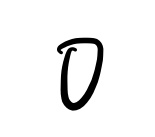
#> input picture dataset/0/16457.jpg, 155 x 137 px; its folder holds only this picture in this run
$ python mathvision.py
#> lines starting #> are read from the running program, lines starting #| are printed output that depends on the picture
# python 3.7
# Scikit-learn ver. 0.23.2
from sklearn.linear_model import LogisticRegression, SGDClassifier
from sklearn.ensemble import RandomForestClassifier
from sklearn.model_selection import train_test_split
from sklearn.metrics import plot_confusion_matrix
# matplotlib 3.3.1
from matplotlib import pyplot as plt
from mpl_toolkits.axes_grid1 import ImageGrid
import cv2
import numpy as np
import os
import imutils

# The dimensions the images will be scaled to
global imSize
imSize = 64

def displayGrid(images, preds, actual):
    """ Displays a grid of several images with predicted and actual labels """
    fig = plt.figure(figsize=(8.,3.))
    grid = ImageGrid(fig, 111,
                     nrows_ncols=(1,4),
                     axes_pad=0.1,)
    img1 = np.reshape(images[0], (imSize,imSize))
    img2 = np.reshape(images[1], (imSize,imSize))
    img3 = np.reshape(images[2], (imSize,imSize))
    img4 = np.reshape(images[3], (imSize,imSize))
    i = 0
    for ax, im in zip(grid, [img1, img2, img3, img4]):
        label = "Prediction: " + str(preds[i]) + " Actual: " + str(actual[i])
        ax.set_xlabel(label, fontsize=7)
        ax.imshow(im)
        i += 1

def getFlattened(imagepath):
    """ Flattens and grayscales the image """
#> called with imagepath = 'dataset/0/16457.jpg'
    img = cv2.imread(imagepath, cv2.IMREAD_GRAYSCALE)
#> img is the input picture: shape (137, 155); min 0, max 255, mean 241.1
    dim = (imSize, imSize)
    resized = cv2.resize(img, dim, interpolation = cv2.INTER_AREA)
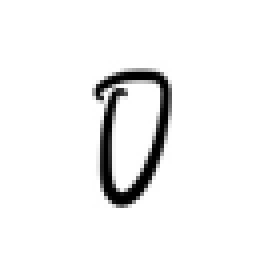
#> resized: shape (64, 64) (shown 4 times larger); min 0, max 255, mean 241.1
    flattened = np.reshape(resized, imSize*imSize)
#> flattened = 4096 values, max 255 at index 0, min 0 at index 1185, mean 241.1
    return flattened

def load_dataset(directory):
    """ Loops through all of the folders and returns the images with labels
    based on the folder they are in """
    data = {"labels": [],
            "images": []}

    # Loops through all of the folders in the dataset
    for folder in os.listdir(directory):
        f = os.path.join(directory, folder) # Gets the folder path

        for filename in os.listdir(f):  # Loops through all the files in current folder
            file = os.path.join(f, filename) # Gets the file path
            image = getFlattened(str(file))  # Flattens the image
#> image has the same summary as flattened in getFlattened
            data["labels"].append(folder)   # Adding the labels based on the folder
            data["images"].append(image)    # Adding the flattened image
#> pass 2 of the loop in load_dataset, `for folder in os.listdir(directory):`:
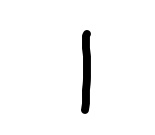
#> input picture dataset/1/10107.jpg, 155 x 135 px
#> in getFlattened, img is the input picture: shape (135, 155); min 0, max 255, mean 247
#> in getFlattened (call 2), `resized = cv2.resize(img, dim, interpolation = cv2.INTER_AREA)`:
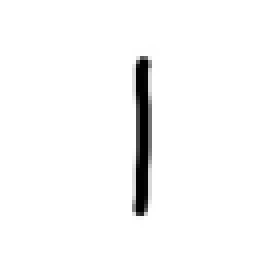
#> resized: shape (64, 64) (shown 4 times larger); min 0, max 255, mean 247
#> flattened = 4096 values, max 255 at index 0, min 0 at index 1060, mean 247
#> image has the same summary as flattened in getFlattened

    return data["labels"], data["images"]

def main():
    # Gets the dataset
    directory = "dataset"
    labels, images = load_dataset(directory)

    # Splits the dataset
    trainX, testX, trainY,testY = train_test_split(images, labels, test_size = 0.2, shuffle = True)

    # Defines and fits the classifier
    classifier = LogisticRegression(max_iter = 100)
#> (the run stopped early here; a loop or call above may not have finished)
